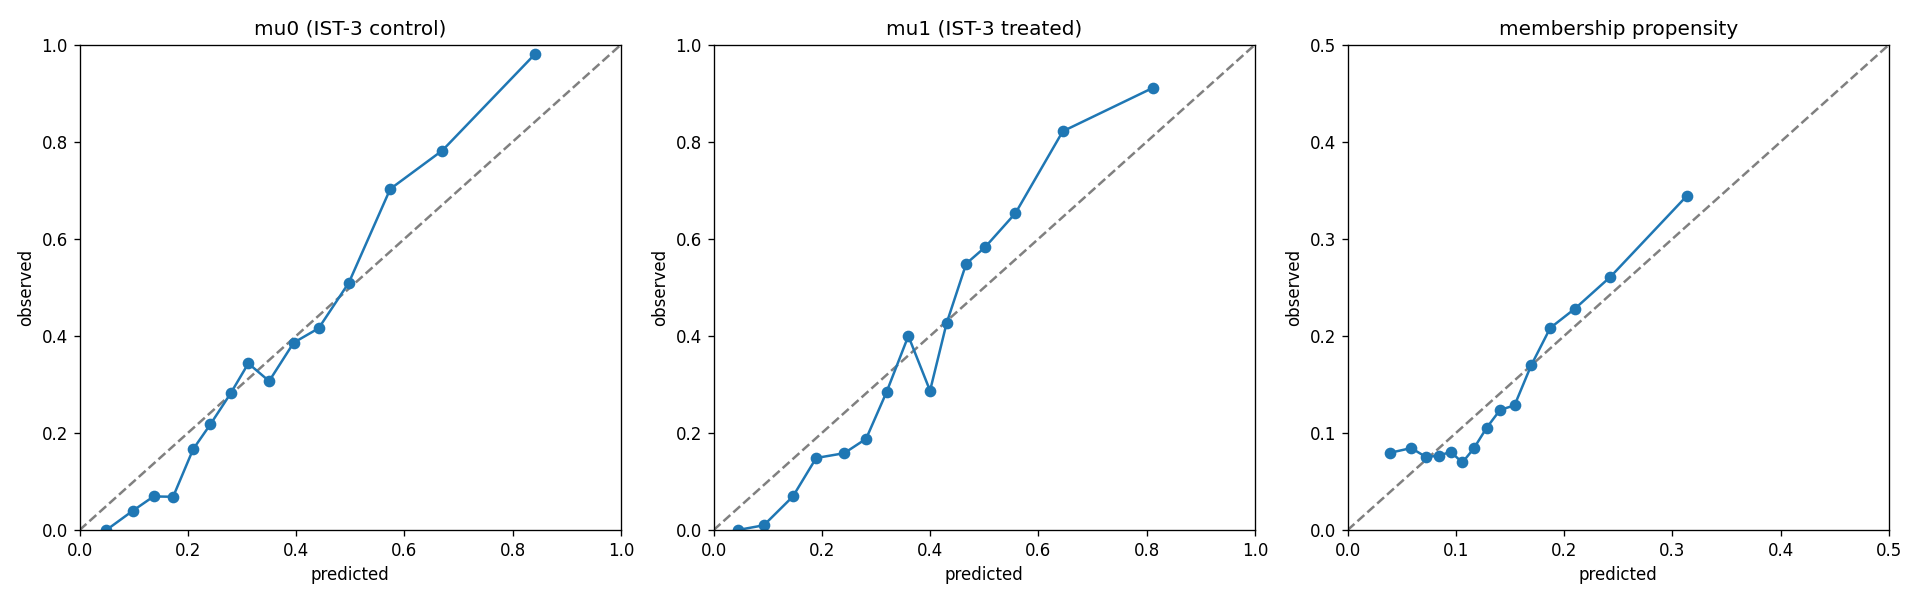

This figure's Python source:
from pathlib import Path
import pandas as pd
import matplotlib
matplotlib.use("Agg")
import matplotlib.pyplot as plt

HERE = Path(__file__).resolve().parent             # this script lives in graphs/
DATA = HERE.parent / "steps" / "ist_combined_all_steps4.csv"   # data is in ../steps/
OUT = HERE / "calibration_plots_rf.png"               # save alongside this script

BINS = 15
data = pd.read_csv(DATA)
data["is_ist3"] = (data.source == 1).astype(int)
trial = data[data.source == 1]

panels = [
    (trial[trial.treated == 0], "mu0", "alive_independent", "mu0 (IST-3 control)", 1.0),
    (trial[trial.treated == 1], "mu1", "alive_independent", "mu1 (IST-3 treated)", 1.0),
    (data, "pi_membership", "is_ist3", "membership propensity", 0.5),
]

fig, axes = plt.subplots(1, 3, figsize=(16, 5))
for ax, (df, pred, obs, title, hi) in zip(axes, panels):
    d = df[[pred, obs]].dropna()
    means = d.groupby(pd.qcut(d[pred], BINS, duplicates="drop"), observed=True).mean()
    ax.plot([0, 1], [0, 1], "--", color="gray")
    ax.plot(means[pred], means[obs], "o-")
    ax.set(xlim=(0, hi), ylim=(0, hi), xlabel="predicted", ylabel="observed", title=title)

fig.tight_layout()
fig.savefig(OUT, dpi=120)
